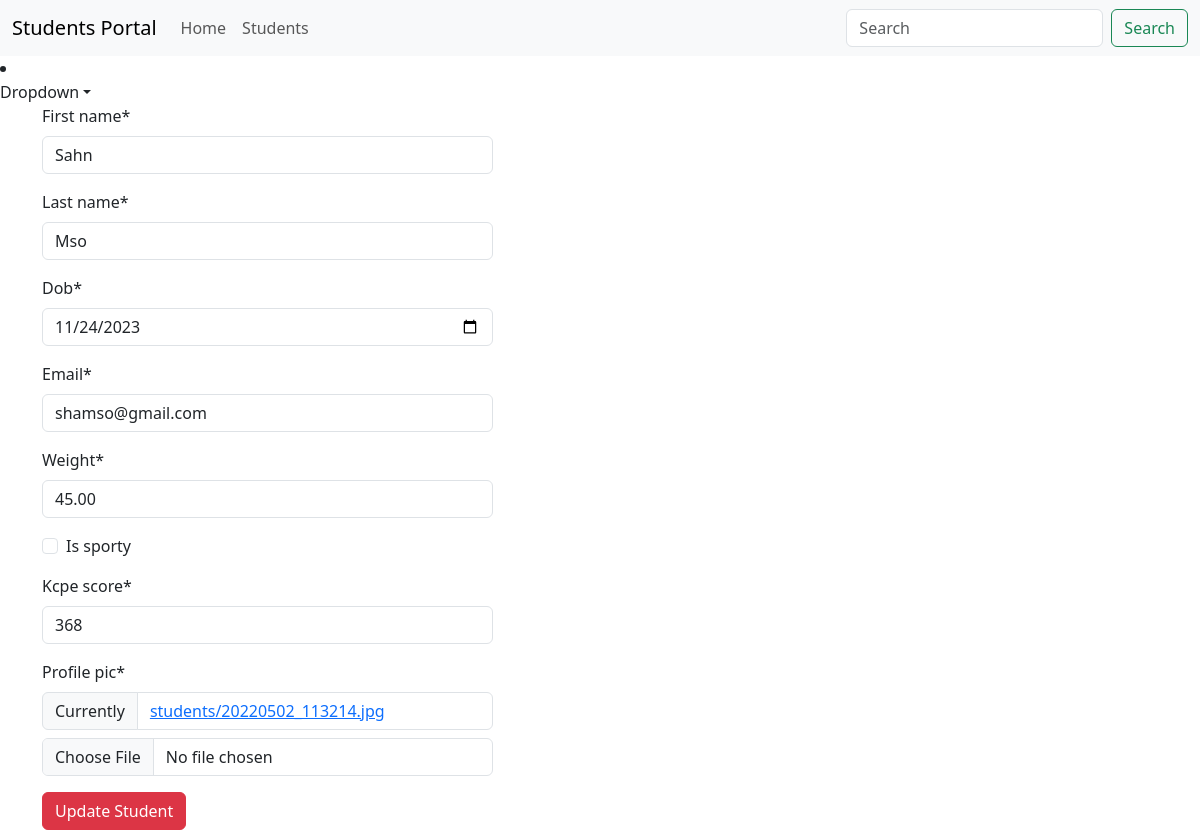
Before: /students/update/5 (signed in) with the older database file.
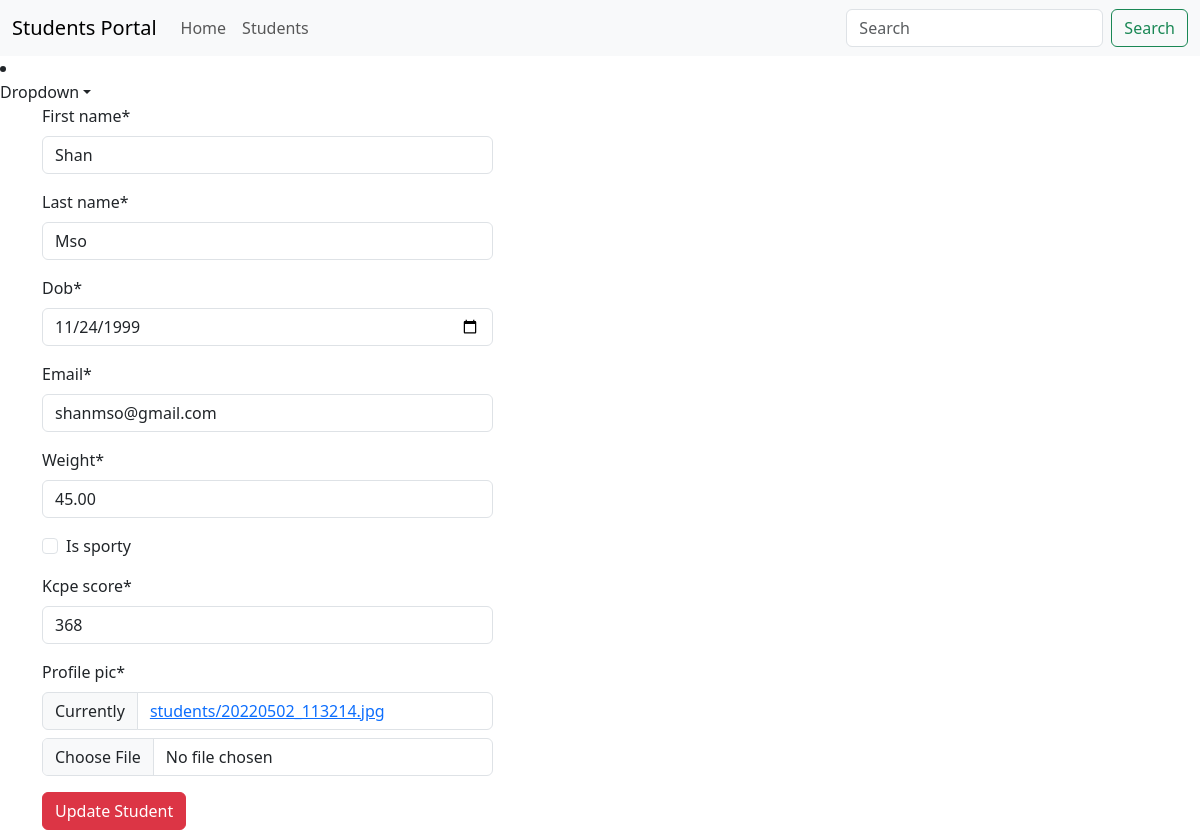
After: the same page with the newer database file.
### main_app/models.py (models this page shows, shortened)
class Student(models.Model):
    first_name = models.CharField(max_length=25)
    last_name = models.CharField(max_length=25)
    dob = models.DateField()
    email = models.EmailField(unique=True)
    weight = models.DecimalField(max_digits=5, decimal_places=2)
    is_sporty = models.BooleanField(default=False)
    kcpe_score = models.IntegerField()
    profile_pic = models.ImageField(upload_to='generate_unique_name', null=True, default="/media/students/student.png")
    created_at = models.DateTimeField(auto_now_add=True)
    updated_at = models.DateTimeField(auto_now=True)

### main_app/views.py (the view)
# urls.py: path('students/update/<int:student_id>', views.update_student, name="update"),
@login_required
def update_student(request, student_id):
    student = get_object_or_404(Student, pk=student_id)  # SELECT * FROM students WHERE id=1
    if request.method == "POST":
        form = StudentForm(request.POST, instance=student)
        if form.is_valid():
            form.save()
            messages.success(request, f"Successfully updated student {student.first_name}")
            return redirect("details", student_id)
    else:
        form = StudentForm(instance=student)
    return render(request, "update.html", {"form": form})

### main_app/app_forms.py
class StudentForm(forms.ModelForm):
    class Meta:
        model = Student
        fields ="__all__"
        widgets = {
            "dob": forms.DateInput(attrs={"min":"1990-01-01", "max":"1999-12-31", "type": "date"}),
            "kcpe_score": forms.NumberInput(attrs={"max":"500", "min":"0"})
        }

### templates/update.html (shortened to what this page needs)
{% extends 'base.html' %}
{% load crispy_forms_filters %}
{% block content %}
    {% include 'navbar.html' %}
<div class="container">
    <div class="row">
        <div class="col-sm-5">
            <form action="{{ request.path }}" method="post" enctype="multipart/form-data">
                {{ form | crispy }}
                <button class="btn btn-danger">Update Student</button>
            </form>
        </div>
    </div>
</div>
{% endblock %}

Changed rows visible on the page:
changed Student "Mso": first_name "Sahn" → "Shan"; dob "11/24/2023" → "11/24/1999"; email "shamso@gmail.com" → "shanmso@gmail.com"
